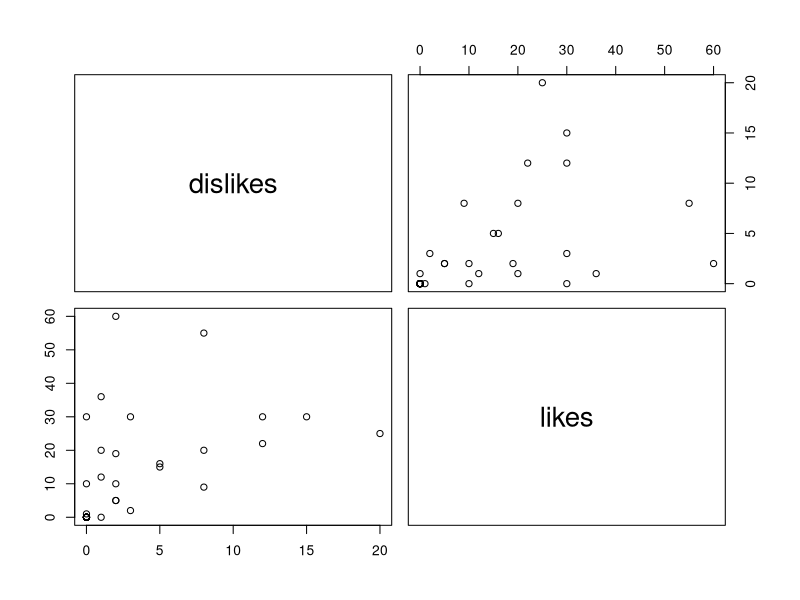

Reproduce this figure in R. (Note: this script raises an error after producing the figure.)
my_data = read.table("comment_post (5).csv", header = TRUE , sep = ",")
View(my_data)
summary(my_data)
pairs(my_data[,5:6])

autos <- my_data
autos.actifs <- autos[,5:6]
autos.illus <- autos[,1:4]

res.pca = PCA(my_data[,5:6], scale.unit=TRUE, ncp=2, graph=T)
print(res.pca)
fviz_pca_var(res.pca, col.var = "cos2",
             gradient.cols = c("#00AFBB", "#E7B800", "#FC4E07"),
             repel = TRUE # Évite le chevauchement de texte
)
